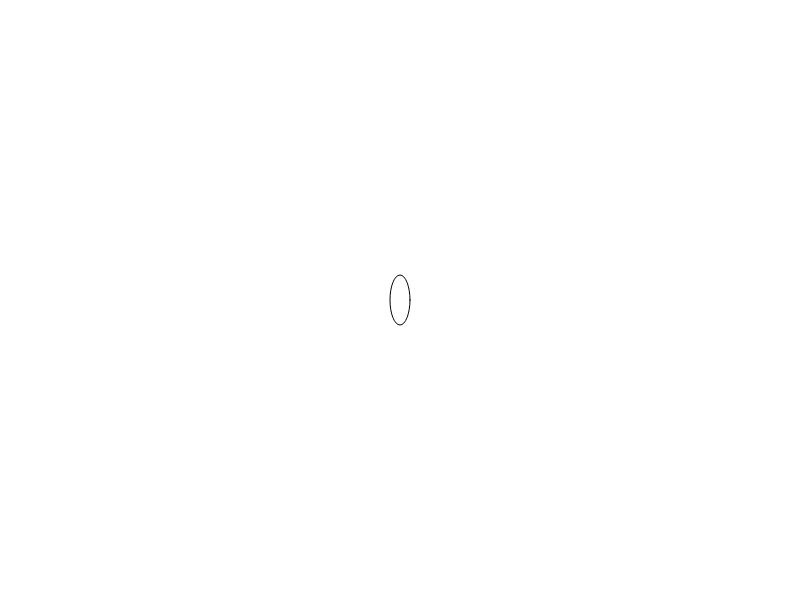
Frame 1 (no input)
Frame 60 (no input): identical to frame 1, image omitted
Frame 120 (the mouse pressed at the canvas centre since frame 60): identical to frame 1, image omitted

The p5.js sketch that drew this single still picture (run headless with seeded random() and noise() and a simulated clock; from frame 60 on, the mouse is pressed at the canvas centre):

// p5.js sketch
// ── sketch.js
function setup() {
  createCanvas(800, 600);
  // background(100);
  ellipse(width / 2, height / 2, 20, 50);
}

function draw() {

}
